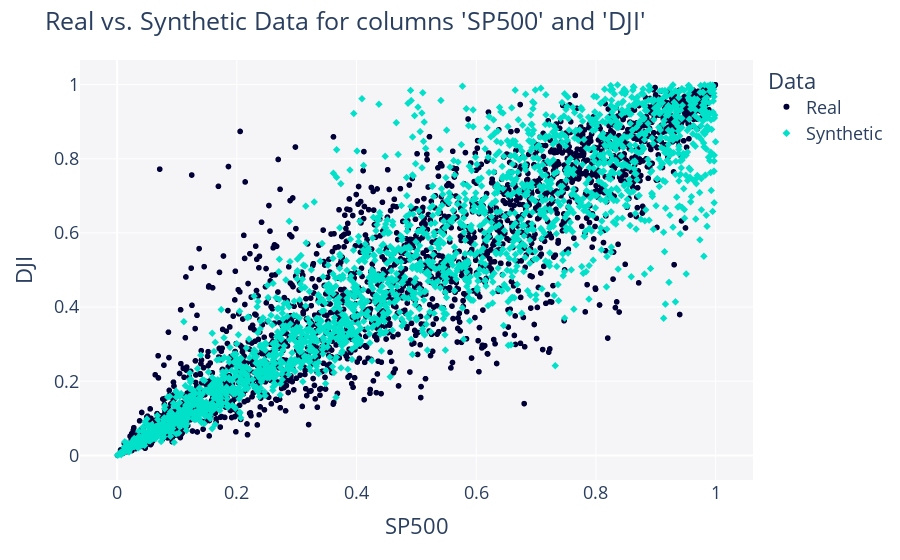

Notebook cell for this chart:
### Code cell
from copulas.visualization import compare_2d
compare_2d(df2, samples)

### Figure 1 — Plotly figure (JSON) as saved in the notebook; plotly's stock layout.template omitted (floating-point values rounded to 4 significant figures; data arrays with more than 128 entries replaced by an {"elided": "..."} marker saying what was removed)
{"data": [{"hovertemplate": "Data=Real<br>SP500=%{x}<br>DJI=%{y}<extra></extra>", "legendgroup": "Real", "marker": {"color": "#000036", "symbol": "circle"}, "mode": "markers", "name": "Real", "showlegend": true, "type": "scattergl", "x": {"elided": "2262 float values"}, "xaxis": "x", "y": {"elided": "2262 float values"}, "yaxis": "y"}, {"hovertemplate": "Data=Synthetic<br>SP500=%{x}<br>DJI=%{y}<extra></extra>", "legendgroup": "Synthetic", "marker": {"color": "#01E0C9", "symbol": "diamond"}, "mode": "markers", "name": "Synthetic", "showlegend": true, "type": "scattergl", "x": {"elided": "2262 float values"}, "xaxis": "x", "y": {"elided": "2262 float values"}, "yaxis": "y"}], "layout": {"font": {"size": 18}, "legend": {"title": {"text": "Data"}, "tracegroupgap": 0}, "margin": {"t": 60}, "plot_bgcolor": "#F5F5F8", "showlegend": true, "title": {"text": "Real vs. Synthetic Data for columns 'SP500' and 'DJI'"}, "xaxis": {"anchor": "y", "domain": [0, 1], "title": {"text": "SP500"}}, "yaxis": {"anchor": "x", "domain": [0, 1], "title": {"text": "DJI"}}}}
